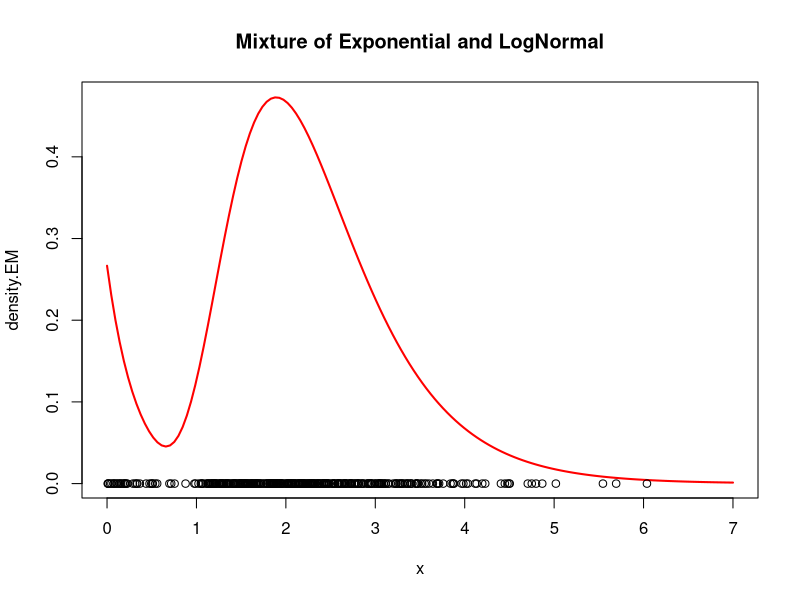
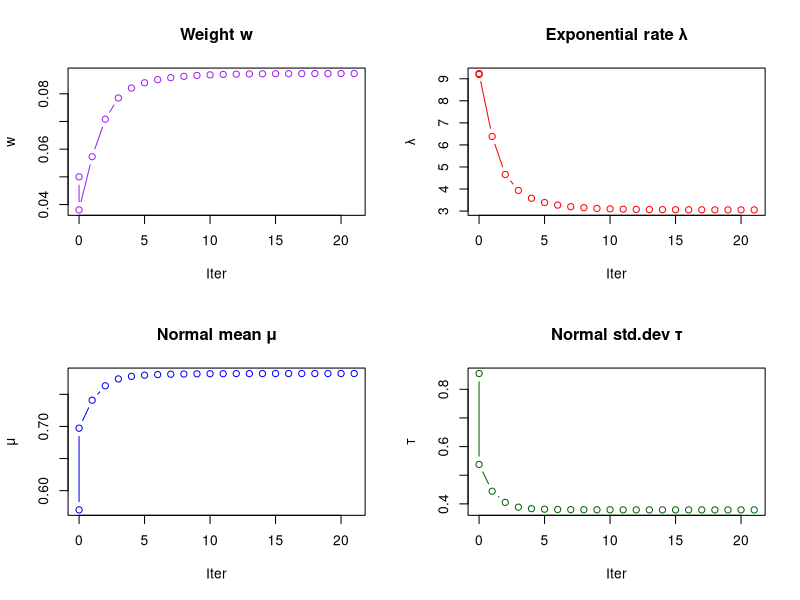
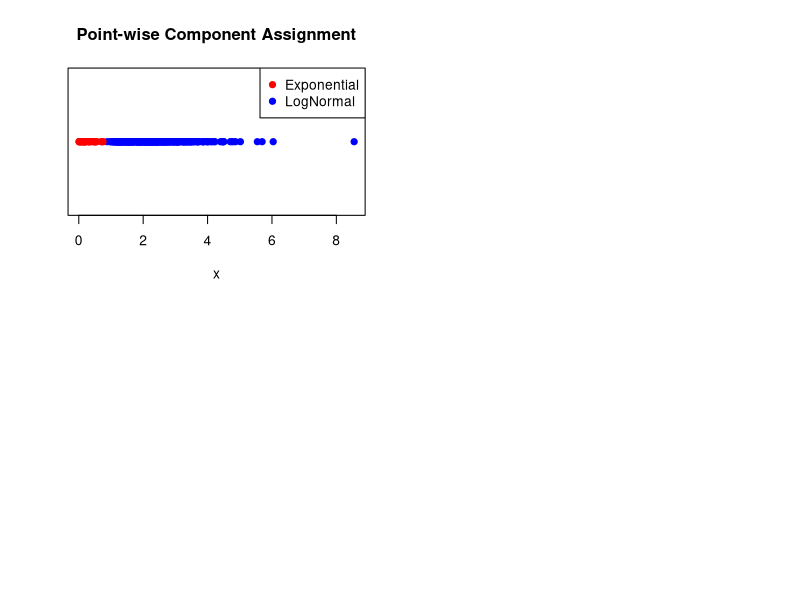

Recreate these plots in R, in order.
## ---- chunk 1
#| label: setup
rm(list=ls())
library(mvtnorm)    # Multivariate normals are not default in R
library(ellipse)    # Required for plotting

#set.seed(63252)     # For reproducibility
## ---- chunk 2
#x <- read.csv('./posts/mixtures/mx4-fuses/fuses.csv', header = FALSE)
df = read.csv('fuses.csv', header = FALSE)
head(df,5)
x =  as.numeric(df[[1]])
n = length(x)         # Correct way to get the number of observations
mean(x)
sd(x)
KK = 2
## ---- chunk 3
#| label: em_algorithm_loop
KK = 2                             # Number of components
w     = 0.05                        # Assign equal weight to each component to start with
#mu = rnorm(1,mean(log(x)), sd(log(x)))
mu = mean(log(x))
tau = sd(log(x))
lambda = 20 / mean(x)

s  = 0              # s_tep counter
sw = FALSE          # sw_itch to stop the algorithm
QQ = -Inf           # the Q function (log-likelihood function)
QQ.out = NULL       # the Q function values
epsilon = 10^(-5)   # the stopping criterion for the algorithm

trace <- data.frame(iter=0, w=w, lambda=lambda, mu=mu, tau=tau)

while(!sw){ ##Checking convergence

  ## E step
  v = array(0, dim=c(n,KK))
  for(i in 1:n){
    v[i,1] = log(w)   + dexp(x[i], rate=lambda, log=TRUE)
    v[i,2] = log(1-w) + dlnorm(x[i], mu, tau, log=TRUE)    
    v[i,]  = exp(v[i,] - max(v[i,]))/sum(exp(v[i,] - max(v[i,]))) 
  }

  ## M step  
  w      = mean(v[,1])  # Weights
  lambda = sum(v[,1]) / sum(v[,1] * x)  # Lambda (rate)
  mu     = sum(v[,2] * log(x)) / sum(v[,2]) # Mean
  tau    = sqrt(sum(v[,2] * (log(x) - mu)^2) / sum(v[,2])) # Tau (standard deviation)
  
  # collect trace of parameters 
  trace  =  rbind(trace, data.frame(iter=s, w=w, lambda=lambda, mu=mu, tau=tau))

  ## Check convergence
  QQn = 0
  #vectorized version
  log_lik_mat = v[,1]*(log(w)   + dexp(x, lambda, log=TRUE)) +
                v[,2]*(log(1-w) + dlnorm(x, mu, tau, log=TRUE))
  QQn = sum(log_lik_mat)
  if(abs(QQn-QQ)/abs(QQn)<epsilon){
    sw=TRUE
  }
  QQ = QQn
  QQ.out = c(QQ.out, QQ)
  s = s + 1
  print(paste(s, QQn))
}
## ---- chunk 4
#| label: plot_final_estimate
#Plot final estimate over data
xx  = seq(0,7,length=150)
nxx = length(xx)
density.EM = rep(0, nxx)
for(s in 1:nxx){
  #density.EM[s] = density.EM[s] + w*dexp(xx[s], lambda[1]) + 
  density.EM[s] = w*dexp(xx[s], rate=lambda) + (1-w)*dlnorm(xx[s],meanlog=mu, sdlog=tau)
}
## ---- chunk 5
#| label: fig-density-plot

plot(xx, density.EM, col="red", lwd=2, type="l", xlab="x")
points(x,rep(0,n))
title(main="Mixture of Exponential and LogNormal")
## ---- chunk 6
#| label: fig-parameter-trace
par(mfrow=c(2,2))
plot(trace$iter, trace$w, type="b", col="purple", main="Weight w", ylab="w", xlab="Iter")
plot(trace$iter, trace$lambda, type="b", col="red", main="Exponential rate λ", ylab="λ", xlab="Iter")
plot(trace$iter, trace$mu, type="b", col="blue", main="Normal mean μ", ylab="μ", xlab="Iter")
plot(trace$iter, trace$tau, type="b", col="darkgreen", main="Normal std.dev τ", ylab="τ", xlab="Iter")
## ---- chunk 7
#| label: print_parameters
cat("w =", round(w, 2), "lambda =", round(lambda, 2), "mu =", round(mu, 2),"tau =", round(tau, 2))
## ---- chunk 8
#| label: fig-responsibility-plot

# Compute final responsibilities one last time
v = matrix(0, nrow=n, ncol=2)

#vectorised version
v[,1] = log(w)   + dexp(x, rate=lambda, log=TRUE)
v[,2] = log(1-w) + dlnorm(x, mean=mu, sd=tau, log=TRUE)
for(i in 1:n){
  v[i,] = exp(v[i,] - max(v[i,])) / sum(exp(v[i,] - max(v[i,])))
}

# Assign component with higher responsibility
z_hat = apply(v, 1, which.max)

# Plot data colored by most likely component
plot(x, rep(0, n), col=ifelse(z_hat==1, "red", "blue"), pch=19,
     ylab="", yaxt="n", xlab="x", main="Point-wise Component Assignment")
legend("topright", legend=c("Exponential", "LogNormal"), col=c("red", "blue"), pch=19)
